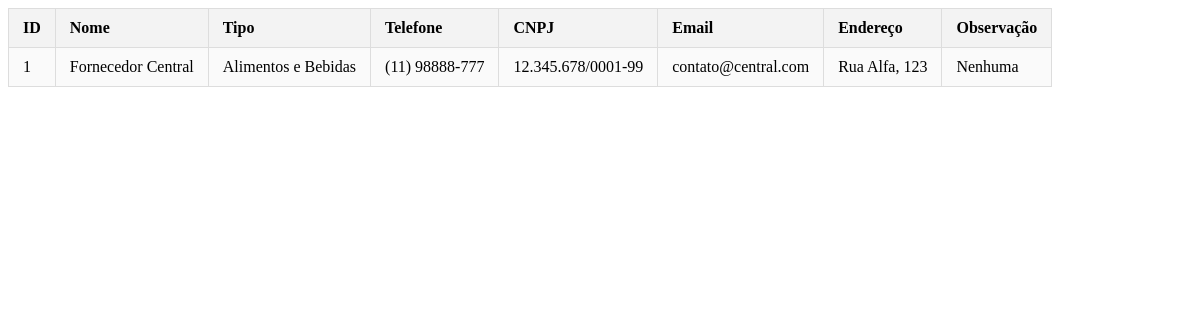
The page /tabelas/fornecedores.php on the database its author committed.
### tables this page shows
CREATE TABLE fornecedor(
	id_fornecedor INT PRIMARY KEY AUTO_INCREMENT NOT NULL,
    nome VARCHAR(30) NOT NULL,
    tipo VARCHAR(30) NOT NULL,
    telefone CHAR(14) NOT NULL,
    cnpj CHAR(18) NOT NULL,
    email VARCHAR(50) NOT NULL,
    endereco VARCHAR(80) NOT NULL,
    obs VARCHAR(100)
);

### tabelas/fornecedores.php (the view, shortened to what this page needs)
<!DOCTYPE html>
<html lang="pt-br">
<head>
    <link rel="stylesheet" href="css/tabelas.css">
</head>
<body>
<?php
require_once("processa/conn.php");
$sql = "SELECT * FROM fornecedor";
$resultado = mysqli_query($conexao, $sql);
if ($resultado && mysqli_num_rows($resultado) > 0) {
    echo '<div class="table-container">';
    echo "<table>";
    echo "<tr>
            <th>ID</th>
            <th>Nome</th>
            <th>Tipo</th>
            <th>Telefone</th>
            <th>CNPJ</th>
            <th>Email</th>
            <th>Endereço</th>
            <th>Observação</th>
        </tr>";
    while ($fornecedor = mysqli_fetch_assoc($resultado)) {
        echo "<tr>
                <td>" . $fornecedor['id_fornecedor'] . "</td>
                <td>" . $fornecedor['nome'] . "</td>
                <td>" . $fornecedor['tipo'] . "</td>
                <td>" . $fornecedor['telefone'] . "</td>
                <td>" . $fornecedor['cnpj'] . "</td>
                <td>" . $fornecedor['email'] . "</td>
                <td>" . $fornecedor['endereco'] . "</td>
                <td>" . $fornecedor['obs'] . "</td>
            </tr>";
    }
    echo "</table>";
    echo "</div>";
} else {
    echo "Nenhum fornecedor encontrado.";
}
?>
</body>
</html>

### css/tabelas.css (style rules this page uses)
.table-container { width: 100%; overflow-x: auto; margin-bottom: 20px; }
.table-container table { width: max-content; border-collapse: collapse; background: white; }
.table-container th, .table-container td { padding: 10px 14px; border: 1px solid #ddd; white-space: nowrap; }
.table-container th { background: #f3f3f3; font-weight: bold; text-align: left; }
.table-container tr:nth-child(even) { background: #fafafa; }

### rows shown on the page
fornecedor: id_fornecedor "1", nome "Fornecedor Central", tipo "Alimentos e Bebidas", telefone "(11) 98888-777", cnpj "12.345.678/0001-99", email "contato@central.com", endereco "Rua Alfa, 123", obs "Nenhuma"
